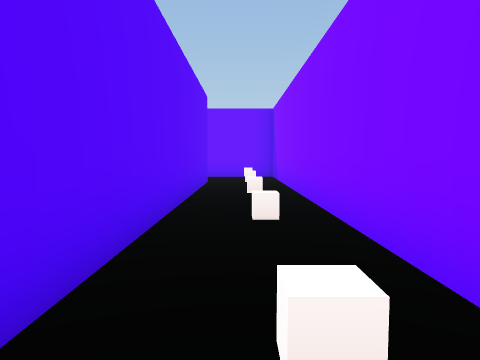
[1] (above)

19 first-person views from a walk through a Unity game level. The camera is 1.5 m above the floor, tilts 4° down and sees 70° across. The floor is counted in squares, 2 m on a side. Each view is taken from the middle of a square. On the plan, view 1 faces up. The plan holds only what a view shows up to about 11 squares ahead; the rest is blank. The place goes on beyond the plan. The player is left out.

[2]
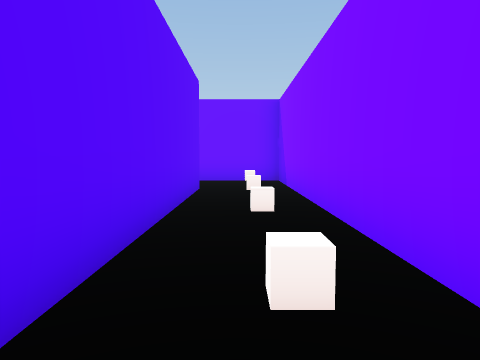

[3]
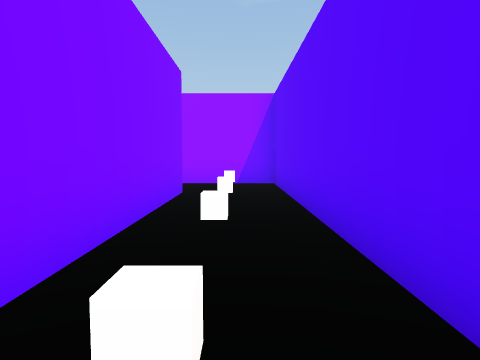

[4]
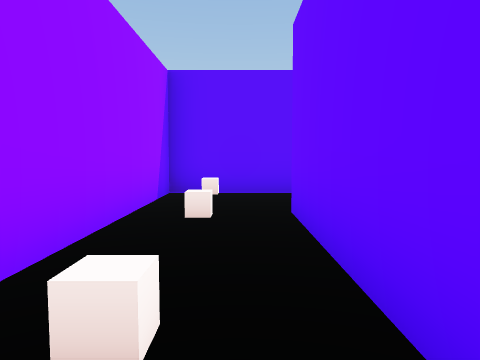

[5]
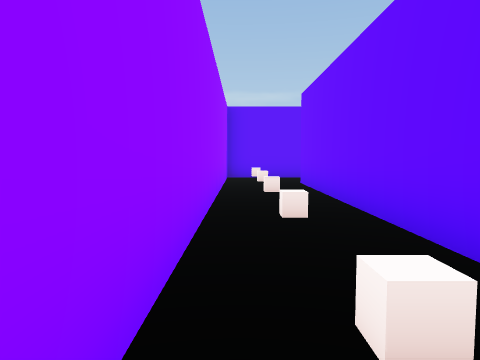

[6]
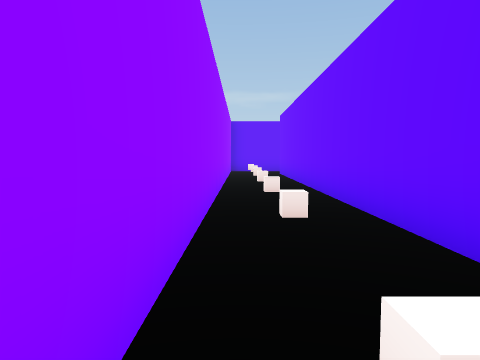

[7]
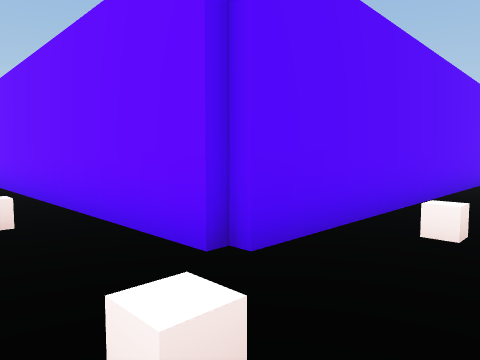

[8]
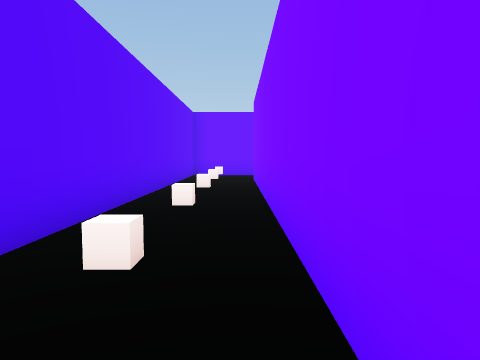

[9]
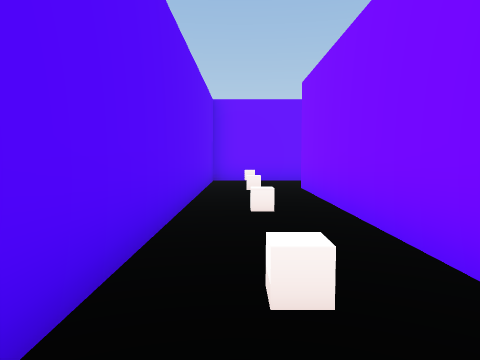

[10]
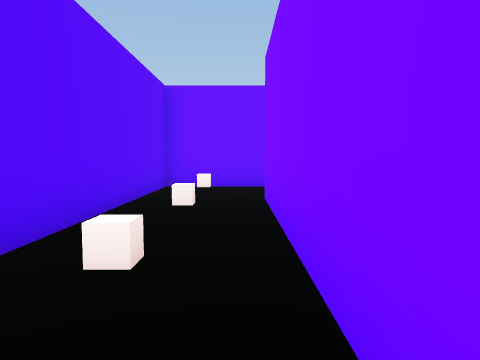

[11]
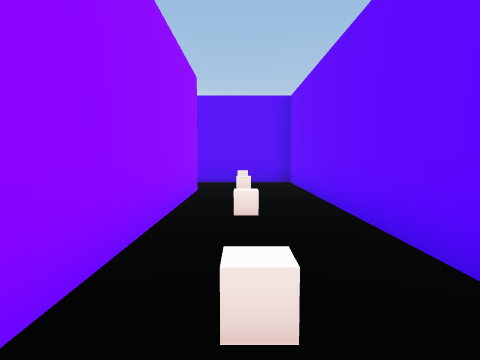

[12]
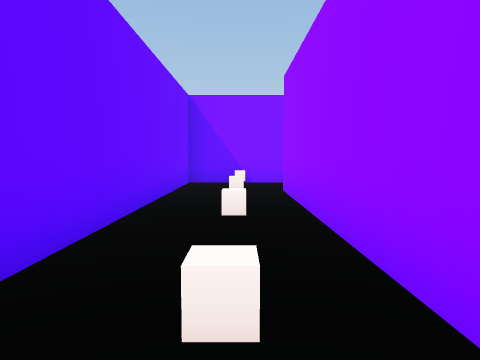

[13]
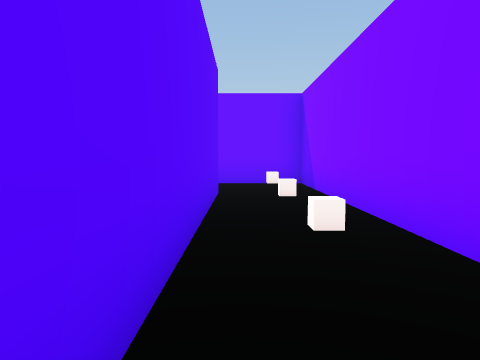

[14]
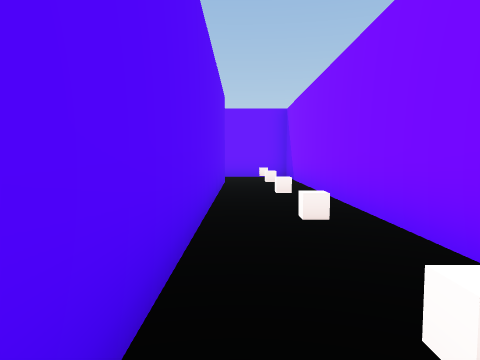

[15]
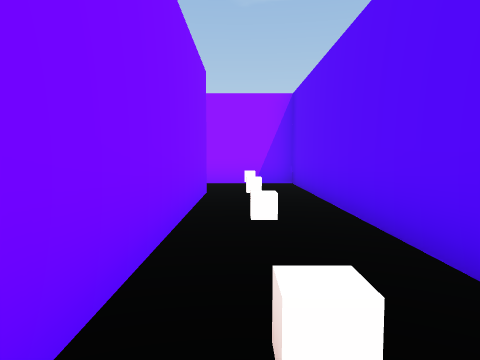

[16]
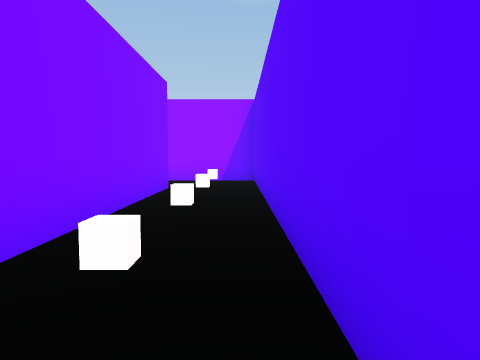

[17]
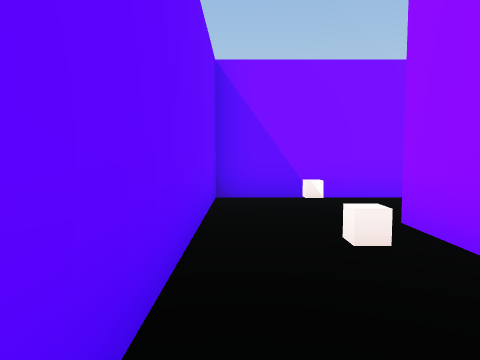

[18]
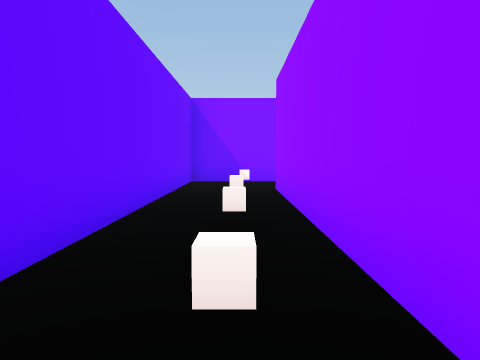

[19]
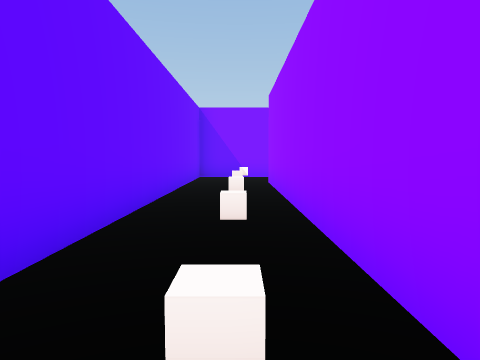

### Floor plan
Points are (right, up) in squares from view 1. A wall is a line through its corners. A room is listed if a view was taken in it or the views show most of it. See-through windows are left out.
Room 1 (views 1, 2, 3, 4, 5, 6, 7, 8, 9, 10, 11, 12, 13, 14, 15, 16)
walls: (16.4, -0.5) (16.4, 10.2) (26.6, 10.2) (26.6, -2.4) (29.2, -2.4); (28.7, -0.1) (28.7, 12.4) (14.2, 12.4) (14.2, -0.3) (1.2, -0.3) (1.2, 10.4); (-0.9, 10.2) (-0.9, -2.4) (15.5, -2.4)
ways out: opening at (0, 10) to room 2
objects: other object (0, -2); other object (0, 1); other object (0, 3); other object (0, 6); other object (0, 8); other object (2, -1); other object (5, -1); other object (7, -1); other object (10, -1); other object (12, -1); other object (15, -2); other object (15, 1); other object (15, 3); other object (15, 6); other object (15, 8); other object (15, 11); other object (18, 11); other object (20, 11); other object (23, 11); other object (25, 11); other object (28, -2); other object (28, 1); other object (28, 3); other object (28, 6); other object (28, 8); other object (28, 11)
Room 2 (views 17, 18, 19)
walls: (-10, 10.2) (-0.9, 10.2); (1.2, 10.4) (1.2, 12.4) (-9, 12.4)
ways out: opening at (0, 10) to room 1
objects: other object (-10, 11); other object (-7, 11); other object (-5, 11); other object (-2, 11); other object (0, 11)

Positions as (right, up) in squares from view 1, and headings:
1: (0, 0), facing up
2: (0, 2), facing up
3: (0, 7), facing down
4: (6, -1), facing left
5: (11, -2), facing left
6: (16, -2), facing left
7: (16, -2), facing up-left
8: (16, -1), facing up
9: (15, 2), facing up
10: (16, 4), facing up
11: (24, 11), facing left
12: (19, 11), facing right
13: (27, 3), facing up
14: (27, 0), facing up
15: (28, 7), facing down
16: (27, 8), facing down
17: (-5, 12), facing right
18: (-9, 11), facing right
19: (-11, 11), facing right
